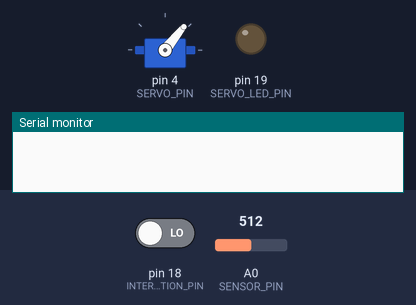
Bench run of a program on a simulated Arduino Mega 2560, built with avr-gcc and run on an emulated ATmega2560. On the bench: servo, output pins drawn as LEDs (lit = HIGH), the last lines printed to the serial monitor. The inputs (shaded band) are chosen by the test bench; at power-on: pin 18 (INTERVENTION_PIN) LOW, A0 (SENSOR_PIN) = 512.

Above: at 0.57 s.
At 1.3 s:
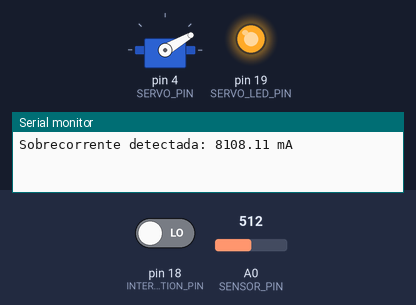
1.4 s: pin 18 (INTERVENTION_PIN) driven HIGH
At 1.64 s:
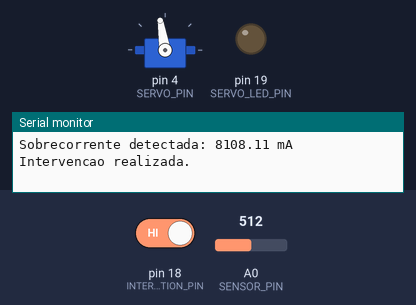
Timing chart, 0 to 4.4 s (numbered marks = the images above; inputs shaded):
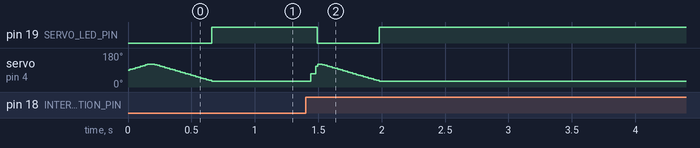

The program:

main.cpp
```cpp
#include "main.hpp"

void interruptFunction()
{
  /*
  Inverte o estado do servo.
  */

  swapState(servo, state);
  delay(10);

  Serial.println("Intervencao realizada.");
}

void setup()
{
  Serial.begin(9600); // Comunicação serial.

  setupSensor(sensor);
  setupServo(servo);
  setupIntervention(interruptFunction);

  attachInterrupt(
      digitalPinToInterrupt(INTERVENTION_PIN),
      interruptFunction,
      INTERVENTION_MODE);
}

void loop()
{
  current = sensor.readCurrent(10);

  if (!state && abs(current) > CURRENT_LIMIT)
  {
    state = HIGH;
    openCircuit(servo);

    Serial.print("Sobrecorrente detectada: ");
    Serial.print(abs(current));
    Serial.println(" mA");
  }
}
```

intervention.hpp
```cpp
#pragma once

#include <Arduino.h>
#include "servo.hpp"

#define INTERVENTION_PIN 18
#define INTERVENTION_MODE RISING

void setupIntervention(void (*interruptFunction)(void));
```

main.hpp
```cpp
#pragma once

#include "servo.hpp"
#include "sensor.hpp"
#include "intervention.hpp"

Sensor sensor;
float current;

CServo servo;
bool state = LOW; // HIGH para chave aberta e LOW para fechada.
                  // Inicialmente a chave se encontra fechada.

void interruptFunction(void);
```

sensor.hpp
```cpp
#pragma once

#include <Arduino.h>
#include "../lib/sensor/sensor.hpp"

#define SENSOR_PIN A0
#define CURRENT_LIMIT 100.0 // Limite de corrente em mA. Ao ser superado, a chave será aberta.

void setupSensor(Sensor &sensor);
```

servo.hpp
```cpp
#pragma once

#include <Arduino.h>
#include "../lib/servo/servo.hpp"

#define SERVO_PIN 4
#define SERVO_LED_PIN 19

#define CLOSE_CIRCUIT_ANGLE 120
#define OPEN_CIRCUIT_ANGLE (CLOSE_CIRCUIT_ANGLE - 90)

void setupServo(CServo &servo);
void openCircuit(CServo &servo);
void closeCircuit(CServo &servo);
void swapState(CServo &servo, bool &state);
```

intervention.cpp
```cpp
#include "intervention.hpp"

void setupIntervention(void (*interruptFunction)(void))
{
    pinMode(INTERVENTION_PIN, INPUT);

    attachInterrupt(
      digitalPinToInterrupt(INTERVENTION_PIN),
      interruptFunction,
      INTERVENTION_MODE);
}
```

sensor.cpp
```cpp
#include "sensor.hpp"

void setupSensor(Sensor &sensor)
{
    sensor.attach(SENSOR_PIN);
}
```

servo.cpp
```cpp
#include "servo.hpp"

void setupServo(CServo &servo)
{
    servo.attach(SERVO_PIN);
    closeCircuit(servo); // A chave começa fechada.

    pinMode(SERVO_LED_PIN, OUTPUT);
    digitalWrite(SERVO_LED_PIN, LOW); // LED começa desligado.
}

void openCircuit(CServo &servo)
{
    /*
    Aciona o servo motor para abrir o circuito e acende o LED
    associado a ele.
    */

    servo.toAngle(OPEN_CIRCUIT_ANGLE);
    digitalWrite(SERVO_LED_PIN, HIGH);
}

void closeCircuit(CServo &servo)
{
    /*
    Aciona o servo motor para fechar o circuito e apaga o LED a
    associado a ele.
    */

    servo.toAngle(CLOSE_CIRCUIT_ANGLE);
    digitalWrite(SERVO_LED_PIN, LOW);
}

void swapState(CServo &servo, bool &state)
{
    /*
    Inverte o estado do servo.
    */

    state = !state;

    if (state == HIGH)
    {
        openCircuit(servo);
    }
    else
    {
        closeCircuit(servo);
    }
}
```

Measured:
- after the input at 1.4 s, pin 19 (SERVO_LED_PIN): HIGH → LOW after 0.09 s, → HIGH 0.49 s later; servo on pin 4 (SERVO_PIN): rises from 30° to 120° in 0.05 s, then falls to 30° in 0.49 s
- by itself, servo on pin 4 (SERVO_PIN): rises from 90° to 120° in 0.14 s, then falls to 30° in 0.51 s
